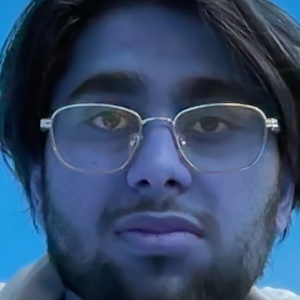
#> input picture Face Recognition System/images/dharav/1.jpg, 300 x 300 px, given in place of the camera
$ python datacollect.py
#> lines starting #> are read from the running program, lines starting #| are printed output that depends on the picture; after the words box and inside, x2 and y2 are one past the last pixel; in counts of white or black regions, pixels touching at a corner belong together
import cv2
import os
from PIL import Image
import numpy as np


video=cv2.VideoCapture(0)

facedetect=cv2.CascadeClassifier(cv2.data.haarcascades + 'haarcascade_frontalface_default.xml')

count=0

nameID=str(input("Enter Your Name: ")).lower()
#> the answer given: images/dharav/1.jpg
num_of_images=100

path='images/'+nameID

isExist = os.path.exists(path)

if isExist:
	print("Name Already Taken")
	nameID=str(input("Enter Your Name Again: "))
#> the answer given: images/dharav/1.jpg
else:
	os.makedirs(path)

while True:
	ret,frame=video.read()
#> frame is the input picture: shape (300, 300, 3); mean B, G, R 104.4, 73.6, 52.8
	faces=facedetect.detectMultiScale(frame,1.3, 5)
#> faces = [[19, 22, 251, 251]]
	for x,y,w,h in faces:
		image = frame[y:y+h,x:x+w]
		gray_image = cv2.cvtColor(image, cv2.COLOR_BGR2RGB)
		final_image = cv2.resize(gray_image, (300,300))
		count=count+1
		name='images/'+nameID+'/'+str(count)+ '.jpg'
		print("Creating Images........." +name)
		cv2.imwrite(name, final_image)
		cv2.rectangle(frame, (x,y), (x+w, y+h), (0,255,0), 3)
#> this loop made 1 pass
#> (x, y, w, h, count, name) on pass 1: (19, 22, 251, 251, 1, 'images/images/dharav/1.jpg/1.jpg')
#> (printed output is left out)
#> pass 1, `image = frame[y:y+h,x:x+w]`:
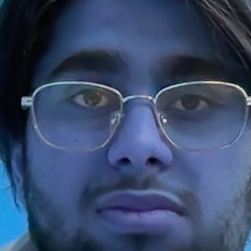
#> image: shape (251, 251, 3); mean B, G, R 106, 73.3, 56.7
#> after the loop:
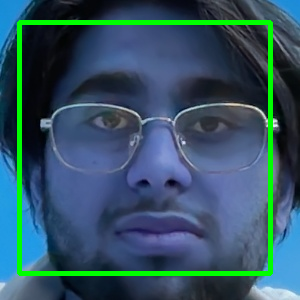
#> frame: shape (300, 300, 3); 5.56% of pixels changed, all inside (x1, y1, x2, y2) = (17, 20, 273, 276)
#> after the loop:
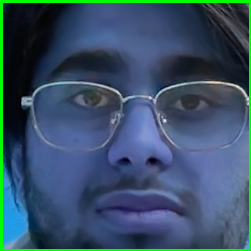
#> image: shape (251, 251, 3); 3.94% of pixels changed, all inside (x1, y1, x2, y2) = (0, 0, 251, 251)
#> after the loop, count = 1

	cv2.imshow("WindowFrame", frame)
	cv2.waitKey(1)

	if count>num_of_images:
		break
video.release()
cv2.destroyAllWindows()

$ run again, on Face Recognition System/images/dharav/100.jpg
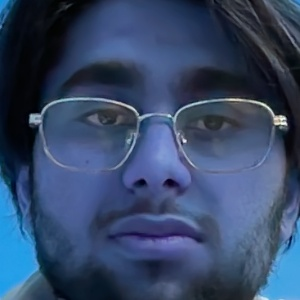
#> input picture Face Recognition System/images/dharav/100.jpg, 300 x 300 px, given in place of the camera
#> frame is the input picture: shape (300, 300, 3); mean B, G, R 104.2, 72.3, 53.6
#> faces = [[22, 20, 255, 255]]
#> the loop `for x,y,w,h in faces:` made 1 pass
#> (x, y, w, h, count, name) on pass 1: (22, 20, 255, 255, 1, 'images/images/dharav/100.jpg/1.jpg')
#> (printed output is left out)
#> after the loop `for x,y,w,h in faces:`:
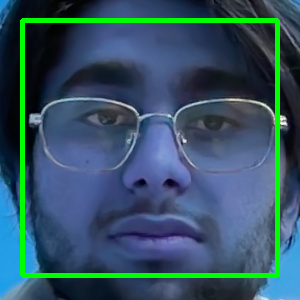
#> frame: shape (300, 300, 3); 5.65% of pixels changed, all inside (x1, y1, x2, y2) = (20, 18, 280, 278)
#> after the loop `for x,y,w,h in faces:`:
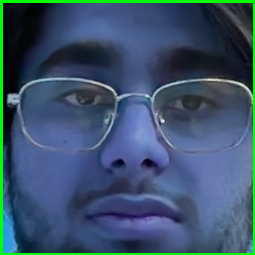
#> image: shape (255, 255, 3); mean B, G, R 106.1, 82.9, 57.9
#> after the loop `for x,y,w,h in faces:`: count = 1
